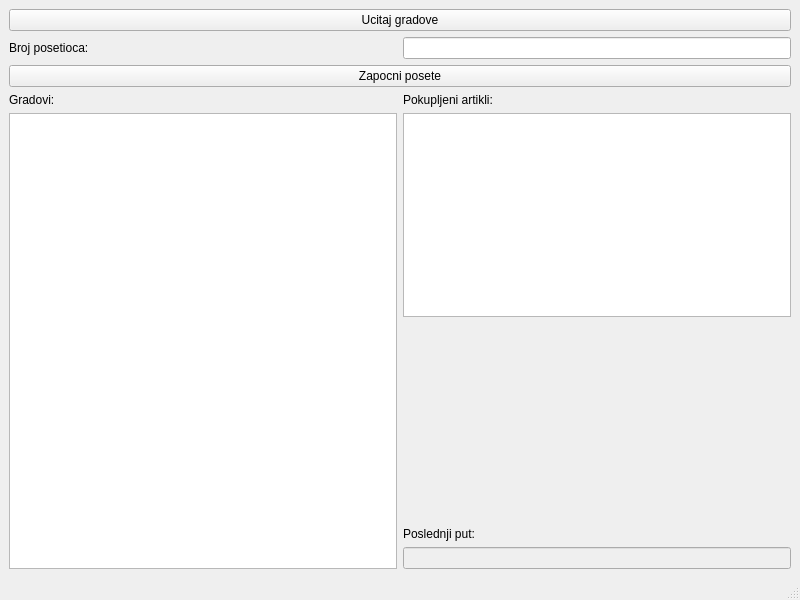
<?xml version="1.0" encoding="UTF-8"?>
<ui version="4.0">
 <class>MainWindow</class>
 <widget class="QMainWindow" name="MainWindow">
  <property name="geometry">
   <rect>
    <x>0</x>
    <y>0</y>
    <width>800</width>
    <height>600</height>
   </rect>
  </property>
  <property name="windowTitle">
   <string>MainWindow</string>
  </property>
  <widget class="QWidget" name="centralwidget">
   <layout class="QHBoxLayout" name="horizontalLayout">
    <item>
     <layout class="QGridLayout" name="gridLayout">
      <item row="2" column="0" colspan="2">
       <widget class="QPushButton" name="pbZaponiPosete">
        <property name="text">
         <string>Zapocni posete</string>
        </property>
       </widget>
      </item>
      <item row="1" column="1">
       <widget class="QLineEdit" name="leBroj"/>
      </item>
      <item row="0" column="0" colspan="2">
       <widget class="QPushButton" name="pbUcitajGradove">
        <property name="text">
         <string>Ucitaj gradove</string>
        </property>
       </widget>
      </item>
      <item row="3" column="0">
       <layout class="QVBoxLayout" name="verticalLayout">
        <item>
         <widget class="QLabel" name="label_2">
          <property name="text">
           <string>Gradovi:</string>
          </property>
         </widget>
        </item>
        <item>
         <widget class="QListWidget" name="lwgradovi"/>
        </item>
       </layout>
      </item>
      <item row="3" column="1">
       <layout class="QVBoxLayout" name="verticalLayout_2">
        <item>
         <widget class="QLabel" name="label_3">
          <property name="text">
           <string>Pokupljeni artikli:</string>
          </property>
         </widget>
        </item>
        <item>
         <widget class="QListWidget" name="lwArtikli"/>
        </item>
        <item>
         <spacer name="verticalSpacer">
          <property name="orientation">
           <enum>Qt::Vertical</enum>
          </property>
          <property name="sizeHint" stdset="0">
           <size>
            <width>20</width>
            <height>40</height>
           </size>
          </property>
         </spacer>
        </item>
        <item>
         <widget class="QLabel" name="label_4">
          <property name="text">
           <string>Poslednji put:</string>
          </property>
         </widget>
        </item>
        <item>
         <widget class="QLineEdit" name="lePoslednjiPut">
          <property name="enabled">
           <bool>false</bool>
          </property>
         </widget>
        </item>
       </layout>
      </item>
      <item row="1" column="0">
       <widget class="QLabel" name="label">
        <property name="text">
         <string>Broj posetioca:</string>
        </property>
       </widget>
      </item>
     </layout>
    </item>
   </layout>
  </widget>
  <widget class="QMenuBar" name="menubar">
   <property name="geometry">
    <rect>
     <x>0</x>
     <y>0</y>
     <width>800</width>
     <height>22</height>
    </rect>
   </property>
  </widget>
  <widget class="QStatusBar" name="statusbar"/>
 </widget>
 <resources/>
 <connections/>
</ui>
